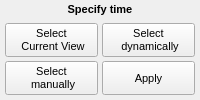
            <widget class="QFrame" name="timeObject">
             <property name="sizePolicy">
              <sizepolicy hsizetype="Minimum" vsizetype="Minimum">
               <horstretch>0</horstretch>
               <verstretch>0</verstretch>
              </sizepolicy>
             </property>
             <property name="minimumSize">
              <size>
               <width>0</width>
               <height>0</height>
              </size>
             </property>
             <property name="maximumSize">
              <size>
               <width>16777215</width>
               <height>125</height>
              </size>
             </property>
             <property name="font">
              <font>
               <pointsize>8</pointsize>
              </font>
             </property>
             <property name="frameShape">
              <enum>QFrame::NoFrame</enum>
             </property>
             <property name="frameShadow">
              <enum>QFrame::Plain</enum>
             </property>
             <property name="lineWidth">
              <number>0</number>
             </property>
             <layout class="QVBoxLayout" name="verticalLayout_12">
              <property name="spacing">
               <number>2</number>
              </property>
              <property name="leftMargin">
               <number>2</number>
              </property>
              <property name="topMargin">
               <number>2</number>
              </property>
              <property name="rightMargin">
               <number>2</number>
              </property>
              <property name="bottomMargin">
               <number>2</number>
              </property>
              <item>
               <widget class="QLabel" name="label_9">
                <property name="sizePolicy">
                 <sizepolicy hsizetype="Minimum" vsizetype="Minimum">
                  <horstretch>0</horstretch>
                  <verstretch>0</verstretch>
                 </sizepolicy>
                </property>
                <property name="maximumSize">
                 <size>
                  <width>16777215</width>
                  <height>30</height>
                 </size>
                </property>
                <property name="font">
                 <font>
                  <pointsize>8</pointsize>
                 </font>
                </property>
                <property name="text">
                 <string>&lt;html&gt;&lt;head/&gt;&lt;body&gt;&lt;p align=&quot;center&quot;&gt;&lt;span style=&quot; font-weight:600;&quot;&gt;Specify time&lt;/span&gt;&lt;/p&gt;&lt;/body&gt;&lt;/html&gt;</string>
                </property>
               </widget>
              </item>
              <item>
               <widget class="QFrame" name="frame_23">
                <property name="sizePolicy">
                 <sizepolicy hsizetype="Minimum" vsizetype="Minimum">
                  <horstretch>0</horstretch>
                  <verstretch>0</verstretch>
                 </sizepolicy>
                </property>
                <property name="frameShape">
                 <enum>QFrame::NoFrame</enum>
                </property>
                <property name="frameShadow">
                 <enum>QFrame::Raised</enum>
                </property>
                <layout class="QGridLayout" name="gridLayout_8">
                 <property name="leftMargin">
                  <number>3</number>
                 </property>
                 <property name="topMargin">
                  <number>3</number>
                 </property>
                 <property name="rightMargin">
                  <number>3</number>
                 </property>
                 <property name="bottomMargin">
                  <number>3</number>
                 </property>
                 <property name="spacing">
                  <number>4</number>
                 </property>
                 <item row="0" column="0">
                  <widget class="QPushButton" name="buttonCurrentView">
                   <property name="sizePolicy">
                    <sizepolicy hsizetype="Minimum" vsizetype="Minimum">
                     <horstretch>0</horstretch>
                     <verstretch>0</verstretch>
                    </sizepolicy>
                   </property>
                   <property name="minimumSize">
                    <size>
                     <width>0</width>
                     <height>0</height>
                    </size>
                   </property>
                   <property name="maximumSize">
                    <size>
                     <width>16777215</width>
                     <height>40</height>
                    </size>
                   </property>
                   <property name="font">
                    <font>
                     <pointsize>8</pointsize>
                    </font>
                   </property>
                   <property name="text">
                    <string>Select
 Current View</string>
                   </property>
                  </widget>
                 </item>
                 <item row="0" column="1">
                  <widget class="QPushButton" name="buttonSelectTimeDyn">
                   <property name="sizePolicy">
                    <sizepolicy hsizetype="Minimum" vsizetype="Minimum">
                     <horstretch>0</horstretch>
                     <verstretch>0</verstretch>
                    </sizepolicy>
                   </property>
                   <property name="maximumSize">
                    <size>
                     <width>16777215</width>
                     <height>40</height>
                    </size>
                   </property>
                   <property name="text">
                    <string>Select
 dynamically</string>
                   </property>
                  </widget>
                 </item>
                 <item row="1" column="0">
                  <widget class="QPushButton" name="buttonSelectTimeMan">
                   <property name="sizePolicy">
                    <sizepolicy hsizetype="Minimum" vsizetype="Minimum">
                     <horstretch>0</horstretch>
                     <verstretch>0</verstretch>
                    </sizepolicy>
                   </property>
                   <property name="maximumSize">
                    <size>
                     <width>16777215</width>
                     <height>40</height>
                    </size>
                   </property>
                   <property name="text">
                    <string>Select
 manually</string>
                   </property>
                  </widget>
                 </item>
                 <item row="1" column="1">
                  <widget class="QPushButton" name="buttonApplyRangeTime">
                   <property name="sizePolicy">
                    <sizepolicy hsizetype="Minimum" vsizetype="Minimum">
                     <horstretch>0</horstretch>
                     <verstretch>0</verstretch>
                    </sizepolicy>
                   </property>
                   <property name="maximumSize">
                    <size>
                     <width>16777215</width>
                     <height>40</height>
                    </size>
                   </property>
                   <property name="font">
                    <font>
                     <pointsize>8</pointsize>
                     <stylestrategy>PreferDefault</stylestrategy>
                    </font>
                   </property>
                   <property name="text">
                    <string>Apply</string>
                   </property>
                  </widget>
                 </item>
                </layout>
               </widget>
              </item>
             </layout>
            </widget>
